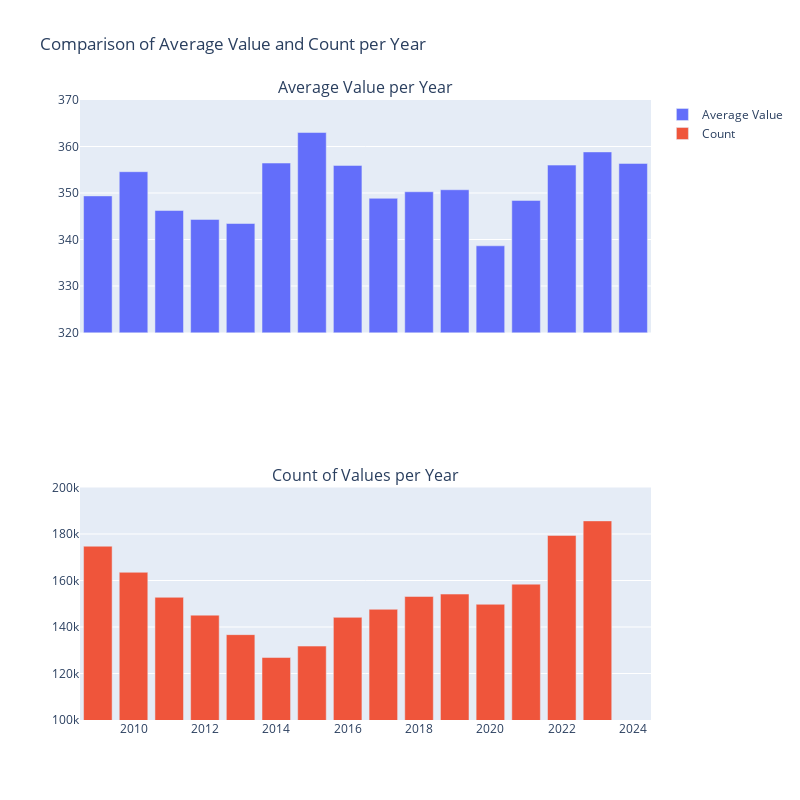

This figure's notebook cell:
### Markdown cell above
##### Year

### Code cell
# Grouper par 'year' et calculer la moyenne des valeurs et leur nombre
grouped_mean = time_df.groupby('year')['ResponseDuration'].mean().reset_index()
grouped_count = time_df.groupby('year')['ResponseDuration'].count().reset_index()


fig = make_subplots(rows=2, cols=1, shared_xaxes=True, subplot_titles=("Average Value per Year", "Count of Values per Year"))

# Ajouter le premier graphique (moyenne des valeurs)
fig.add_trace(go.Bar(x=grouped_mean['year'], y=grouped_mean['ResponseDuration'], name='Average Value'), row=1, col=1)

# Ajouter le deuxième graphique (compte des valeurs)
fig.add_trace(go.Bar(x=grouped_count['year'], y=grouped_count['ResponseDuration'], name='Count'), row=2, col=1)

# Mettre à jour l'échelle de l'axe des ordonnées
fig.update_yaxes(range=[320, 370], row=1, col=1) 
fig.update_yaxes(range=[100000, 200000], row=2, col=1) 

# Mettre à jour les annotations et les titres
fig.update_layout(title='Comparison of Average Value and Count per Year',
                  height=800, width=800, showlegend=True)


fig.show()

### Figure 1 — Plotly figure (JSON) as saved in the notebook; plotly's stock layout.template omitted (floating-point values rounded to 4 significant figures)
{"data": [{"name": "Average Value", "type": "bar", "x": [2009, 2010, 2011, 2012, 2013, 2014, 2015, 2016, 2017, 2018, 2019, 2020, 2021, 2022, 2023, 2024], "xaxis": "x", "y": [349.4, 354.6, 346.2, 344.3, 343.4, 356.4, 363.0, 355.9, 348.9, 350.3, 350.7, 338.6, 348.4, 356.0, 358.8, 356.4], "yaxis": "y"}, {"name": "Count", "type": "bar", "x": [2009, 2010, 2011, 2012, 2013, 2014, 2015, 2016, 2017, 2018, 2019, 2020, 2021, 2022, 2023, 2024], "xaxis": "x2", "y": [174749, 163530, 152774, 145095, 136717, 126873, 131791, 144145, 147615, 153137, 154163, 149774, 158425, 179392, 185643, 62117], "yaxis": "y2"}], "layout": {"annotations": [{"font": {"size": 16}, "showarrow": false, "text": "Average Value per Year", "x": 0.5, "xanchor": "center", "xref": "paper", "y": 1, "yanchor": "bottom", "yref": "paper"}, {"font": {"size": 16}, "showarrow": false, "text": "Count of Values per Year", "x": 0.5, "xanchor": "center", "xref": "paper", "y": 0.375, "yanchor": "bottom", "yref": "paper"}], "height": 800, "showlegend": true, "title": {"text": "Comparison of Average Value and Count per Year"}, "width": 800, "xaxis": {"anchor": "y", "autorange": true, "domain": [0, 1], "matches": "x2", "range": [2008.0, 2024.0], "showticklabels": false, "type": "linear"}, "xaxis2": {"anchor": "y2", "autorange": true, "domain": [0, 1], "range": [2008.0, 2024.0], "type": "linear"}, "yaxis": {"anchor": "x", "domain": [0.625, 1], "range": [320, 370], "type": "linear"}, "yaxis2": {"anchor": "x2", "domain": [0, 0.375], "range": [100000, 200000], "type": "linear"}}}
